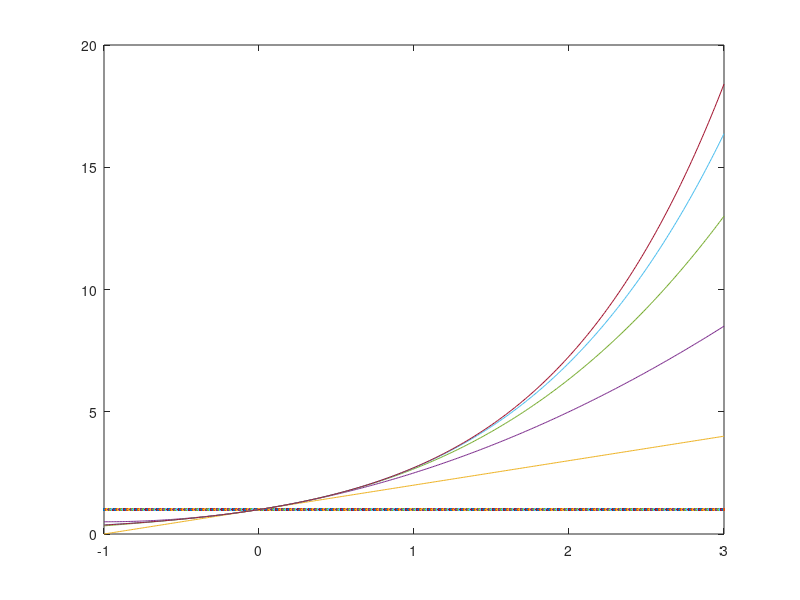

Write the MATLAB code that produced this figure.
x=-1:0.01:3;

P0=1;
plot(x,P0);
hold on;
n=5;

aux=1;

for i=1:n
  aux=aux*i;
  P1 = P0 + x.^i/aux;
  P0=P1;
  plot(x,P0);
end;
P1;